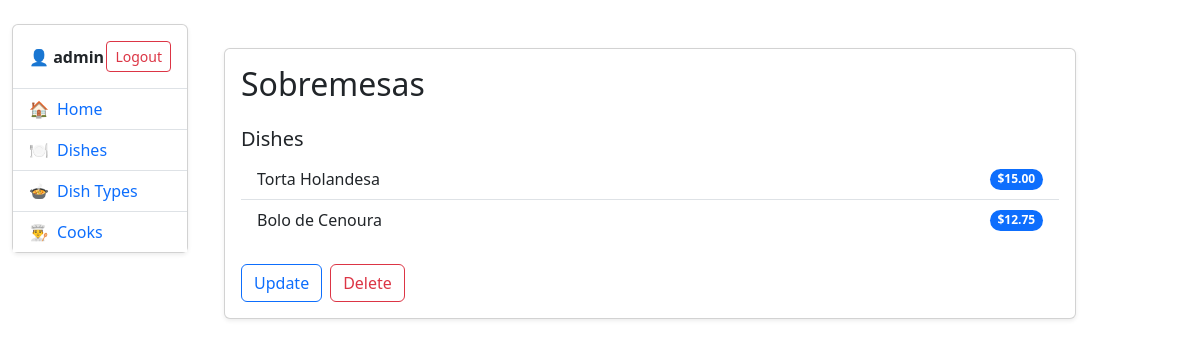
/dish-types/5/ (signed in), run on an earlier commit of the app's database.
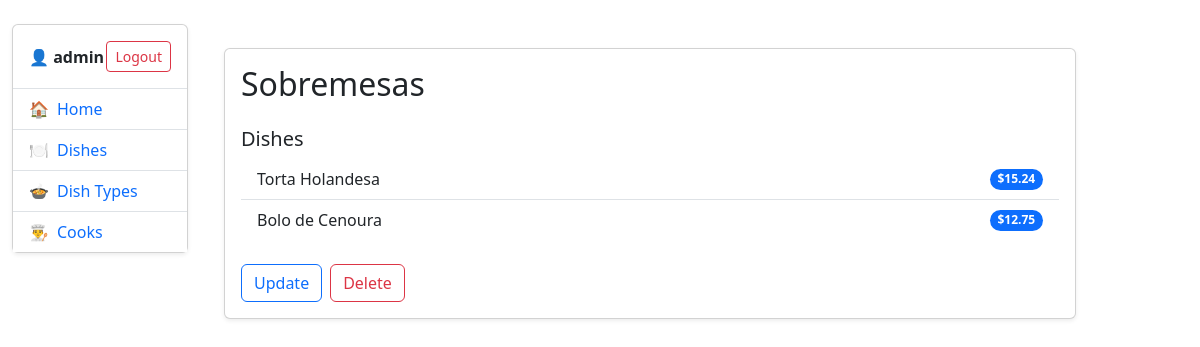
And on a later commit of the database.
### kitchen/models.py (models this page shows, shortened)
class Dish(models.Model):
    name = models.CharField(max_length=255)
    description = models.TextField()
    price = models.DecimalField(decimal_places=2, max_digits=10)
    dish_type = models.ForeignKey(
        DishType,
        on_delete=models.CASCADE,
        related_name="dishes"
    )
    cooks = models.ManyToManyField(
        settings.AUTH_USER_MODEL,
        related_name="dishes",
    )

### kitchen/views.py (the view)
# urls.py: path("dish-types/<int:pk>/", DishTypeDetailView.as_view(), name="dish-type-detail"),
class DishTypeDetailView(LoginRequiredMixin, generic.DetailView):
    model = DishType
    queryset = DishType.objects.prefetch_related("dishes")

### templates/kitchen/dishtype_detail.html (shortened to what this page needs)
{% extends "base.html" %}
{% block content %}
<div class="container mt-4">
  <div class="card shadow-sm">
    <div class="card-body">
      <h2 class="card-title mb-3">
        {{ dishtype.name }}
      </h2>
      <h5 class="mt-4">Dishes</h5>
      {% if dishtype.dishes.all %}
        <ul class="list-group list-group-flush mb-4">
          {% for dish in dishtype.dishes.all %}
            <li class="list-group-item d-flex justify-content-between align-items-center">
              <span>{{ dish.name }}</span>
              <span class="badge bg-primary rounded-pill">
                ${{ dish.price }}
              </span>
            </li>
          {% endfor %}
        </ul>
      {% else %}
        <p class="text-muted">No dishes registered for this type.</p>
      {% endif %}
      <div class="d-flex gap-2">
        <a class="btn btn-outline-primary" href="{% url 'kitchen:dish-type-update' dishtype.id %}">
          Update
        </a>
        <a class="btn btn-outline-danger" href="{% url 'kitchen:dish-type-delete' dishtype.id %}">
          Delete
        </a>
      </div>
    </div>
  </div>
</div>
{% endblock %}

What changed in the data, as far as the page shows it:
changed Dish "Torta Holandesa": price "15.00" → "15.24"
